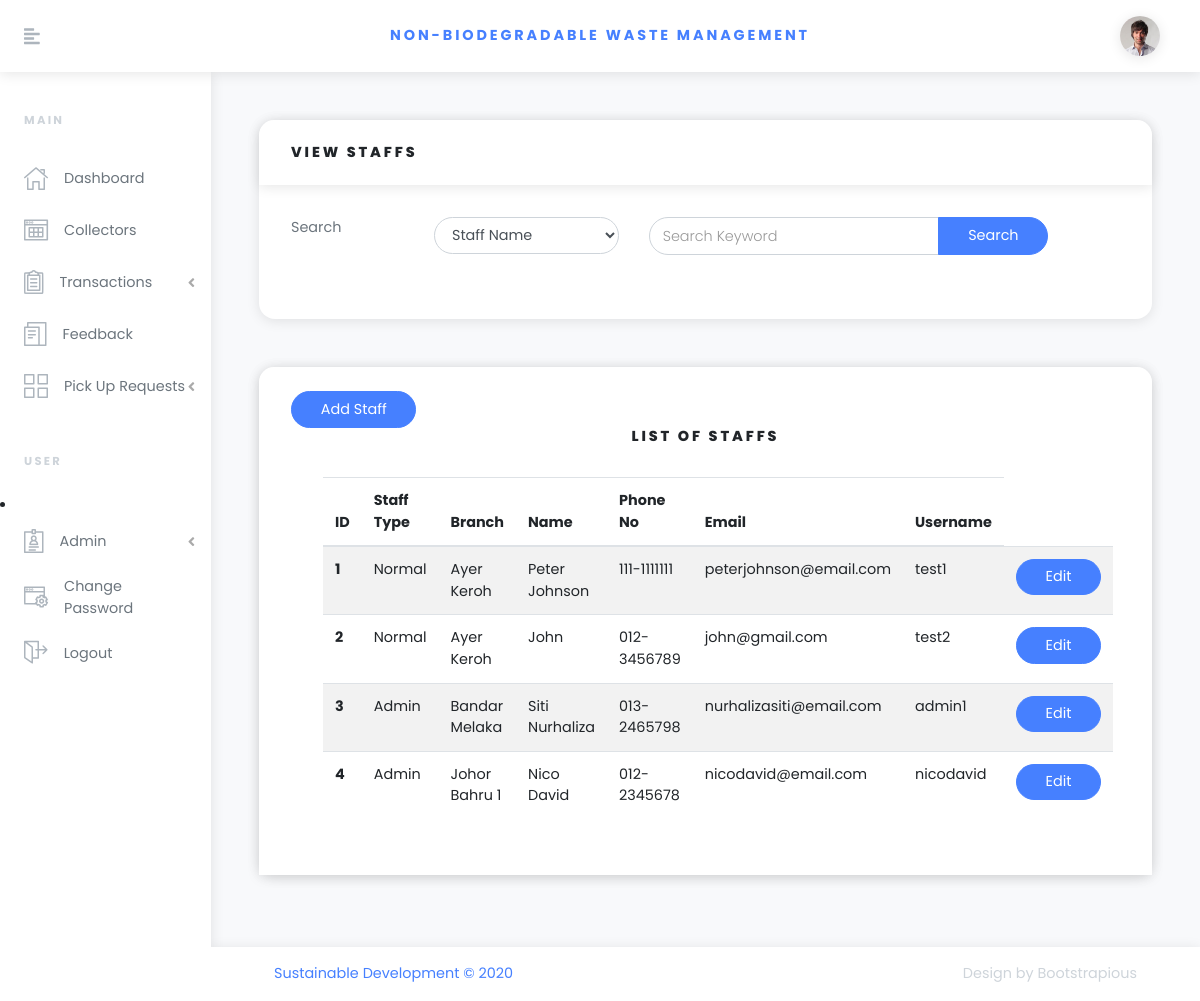
Page /viewstaffs.php (signed in) on the committed database.
### tables this page shows
CREATE TABLE `staff` (
  `id` int(20) NOT NULL AUTO_INCREMENT,
  `cp_id` int(20) DEFAULT NULL,
  `name` varchar(50) NOT NULL,
  `email` varchar(400) DEFAULT NULL,
  `contact_no` varchar(20) DEFAULT NULL,
  `staff_username` varchar(20) DEFAULT NULL,
  `password` varchar(200) DEFAULT NULL,
  `type` varchar(20) DEFAULT 'Normal',
  PRIMARY KEY (`id`)
);

CREATE TABLE `collection_point` (
  `id` int(20) NOT NULL AUTO_INCREMENT,
  `name` varchar(200) NOT NULL,
  `phone_no` varchar(20) DEFAULT NULL,
  `fax_no` varchar(20) DEFAULT NULL,
  `social_media_tag` char(100) DEFAULT NULL,
  `address` varchar(300) DEFAULT NULL,
  `state` varchar(50) DEFAULT NULL,
  PRIMARY KEY (`id`)
);

### model/connection.php (called while the page is built, shortened)
<?php
class Connection
{
  private $mysqli = null;
  public function connect()
  {
    $this->mysqli = new mysqli(self::DB_HOST, self::DB_USER, self::DB_PASSWORD, self::DB_NAME);
    if ($this->mysqli->connect_errno)
    {
      echo $this->mysqli->connect_errno;
      echo $this->mysqli->connect_error;
      return false;
    }
    else
    {
      return true;
    }
  }
  public function query($str)
  {
    if ($result = $this->mysqli->query($str))
    {
      return $result->fetch_all(MYSQLI_ASSOC);
    }
    else
    {
      echo $this->mysqli->connect_errno;
      echo $this->mysqli->error;
      return array();
    }
  }
}
?>

### model/model.php (called while the page is built, shortened)
<?php
require_once 'connection.php';
class Model
{
  private static function generate_array($result)
  {
    $array = array();
    foreach ($result as $entry)
    {
      $var = new $class();
      $var->set_data($entry);
      array_push($array, $var);
    }
    return $array;
  }
  public static function all()
  {
    $result = $GLOBALS['connection']->query("SELECT * FROM ".static::TABLE_NAME);
    return static::generate_array($result);
  }
  public static function find($cond = '*')
  {
    $query = "SELECT * FROM ".static::TABLE_NAME." WHERE ".$cond." LIMIT 1 OFFSET 0";
    $result = $GLOBALS['connection']->query($query);
    if (count($result) == 0)
    {
      return null;
    }
    else
    {
      $array = static::generate_array($result);
      return $array[0];
    };
  }
  public static function get($id)
  {
    $query = "SELECT * FROM ".static::TABLE_NAME." WHERE id = ".$id;
    $result = $GLOBALS['connection']->query($query);
    if (count($result) > 0)
    {
      $var = new $class();
      $var->set_data($result[0]);
      return $var;
    }
    else
    {
      return null;
    }
  }
}
?>

### model/staff.php (called while the page is built, shortened)
<?php
require_once "model.php";
Class Staff extends Model
{
  public function __construct()
  {
    $this->data = ["id" => 0, "cp_id" => 0, "name" => "", "email" => "", "contact_no" => "", "staff_username" => "", "password" => "", "type" => ""];
  }
  public function get_id()
  {
    return $this->data['id'];
  }
  public function get_cp_id()
  {
    return $this->data['cp_id'];
  }
  public function get_name()
  {
    return $this->data['name'];
  }
  public function get_email()
  {
    return $this->data['email'];
  }
  public function get_contact_no()
  {
    return $this->data['contact_no'];
  }
  public function get_staff_username()
  {
    return $this->data['staff_username'];
  }
  public function get_type()
  {
    return $this->data['type'];
  }
  public function set_data($source)
  {
    $this->data['id'] = intval($source['id']);
    $this->data['cp_id'] = intval($source['cp_id']);
    $this->data['name'] = $source['name'];
    $this->data['email'] = $source['email'];
    $this->data['contact_no'] = $source['contact_no'];
    $this->data['staff_username'] = $source['staff_username'];
	$this->data['type'] = $source['type'];
  }
}
?>

### model/collection_point.php (called while the page is built, shortened)
<?php
require_once "model.php";
Class Collection_Point extends Model
{
  public function __construct()
  {
    $this->data = ["id" => 0, "name" => "", "phone_no" => "", "fax_no" => "", "social_media_tag" => "", "address" => "", "state" => ""];
  }
  public function get_name()
  {
    return $this->data['name'];
  }
  public function set_data($source)
  {
    $this->data['name'] = $source['name'];
  }
}
?>

### viewstaffs.php (the view, shortened to what this page needs)
<!DOCTYPE html>
<!DOCTYPE html>
<html>
<head>
    <link rel="stylesheet" href="vendor/bootstrap/css/bootstrap.min.css">
    <link rel="stylesheet" href="https://use.fontawesome.com/releases/v5.3.1/css/all.css">
    <link rel="stylesheet" href="css/orionicons.css">
    <link rel="stylesheet" href="css/style.default.css" id="theme-stylesheet">
    <link rel="stylesheet" href="css/custom.css">
</head>
<body>
    <?php include("header.php"); ?>
    <div class="d-flex align-items-stretch">
        <?php include("sidebar.php"); ?>
        <div class="page-holder w-100 d-flex flex-wrap">
            <div class="container-fluid px-xl-5">
                <section class="py-5">
                    <div class="row">
                        <div class="col-lg-12 mb-5">
                            <div class="card">
                                <div class="card-header">
                                    <h3 class="h6 text-uppercase mb-0">View Staffs</h3>
                                </div>
                                <div class="card-body">
                                    <form class="form-horizontal" action="viewstaffs_post.php" method="post">
                                        <div class="form-group row">
                                            <label class="col-md-2 form-control-label">Search</label>
                                            <div class="col-md-9">
                                                <div class="row">
                                                    <div class="col-md-4">
                                                        <select class="form-control" name="search_by">
                                                            <?php
                                                            $search_attribute = "";
                                                            $option_names = array("Staff Name", "Branch Name", "Staff Type", "Username");
                                                            $option_values = array("name", "branch", "type", "username");
                                                            for ($index = 0; $index < count($option_names); $index++) {
                                                                $option_name = $option_names[$index];
                                                                $option_value = $option_values[$index];
                                                                if ($option_value == $search_attribute) {
                                                                    echo "<option value=\"$option_value\" selected>$option_name</option>";
                                                                } else {
                                                                    echo "<option value=\"$option_value\">$option_name</option>";
                                                                }
                                                            }
                                                            ?>
                                                        </select>
                                                    </div>
                                                    <div class="col-md-8">
                                                        <div class="form-group">
                                                            <div class="input-group mb-3">
                                                                <?php
                                                                $search_keyword = "";
                                                                if ($search_keyword == "") {
                                                                    echo "<input type=\"text\" placeholder=\"Search Keyword\" aria-label=\"Search Keyword\" ";
                                                                    echo "aria-describedby=\"button-search\" name=\"search_keyword\" class=\"form-control\">";
                                                                } else {
                                                                    echo "<input type=\"text\" placeholder=\"Search Keyword\" aria-label=\"Search Keyword\" ";
                                                                    echo "aria-describedby=\"button-search\" name=\"search_keyword\" value=\"$search_keyword\"";
                                                                    echo " class=\"form-control\">";
                                                                }
                                                                ?>
                                                                <div class="input-group-append">
                                                                    <button id="button-search" type="submit" name="search" class="btn btn-primary">Search</button>
                                                                </div>
                                                            </div>
                                                        </div>
                                                    </div>
                                                </div>
                                            </div>
                                        </div>
                                    </form>
                                </div>
                            </div>
                        </div>
                        <div class="col-lg-12 mb-4" style="margin: auto">
                            <div class="card">
                                <div class="card-header">
                                    <form>
                                        <button id="button-add" type="submit" name="add" class="btn btn-primary" formaction="addstaff.php" formmethod="post">Add Staff</button>
                                    </form>
                                    <h6 class="text-uppercase mb-0" style="text-align: center;">List of Staffs</h6>
                                    <div class="card-body">
                                        <table class="table table-striped table-hover card-text" id="transaction_table">
                                            <thead>
                                                <tr>
                                                    <th>ID</th>
                                                    <th>Staff Type</th>
                                                    <th>Branch</th>
                                                    <th>Name</th>
                                                    <th>Phone No</th>
                                                    <th>Email</th>
                                                    <th>Username</th>
                                                </tr>
                                            </thead>
                                            <tbody>
                                                <?php
                                                $items = array();
                                                if (isset($_SESSION["search_result"])) {
                                                    $items = unserialize(serialize($_SESSION["search_result"]));
                                                    $_SESSION["search_result"] = null;
                                                } else {
                                                    $items = Staff::all();
                                                }
                                                foreach ($items as $item) {
                                                    $item_id = $item->get_id();
                                                    echo "<tr>";
                                                    echo "<th scope=\"row\">" . $item_id . "</th>";
                                                    echo "<td>" . $item->get_type() . "</td>";
                                                    $branch_id = $item->get_cp_id();
                                                    $branch = Collection_Point::find("id=" . $branch_id);
                                                    echo "<td>" . $branch->get_name() . "</td>";
                                                    echo "<td>" . $item->get_name() . "</td>";
                                                    echo "<td>" . $item->get_contact_no() . "</td>";
                                                    echo "<td>" . $item->get_email() . "</td>";
                                                    echo "<td>" . $item->get_staff_username() . "</td>";
                                                    echo "<form>";
                                                    echo "<td><button type='submit' class='btn btn-primary' name='edit' formmethod='post' formaction='editstaff.php'>Edit</button></td>";
                                                    echo "</form>";
                                                    echo "</tr>";
                                                }
                                                ?>
                                            </tbody>
                                        </table>
                                    </div>
                                </div>
                            </div>
                        </div>
                    </div>
                </section>
            </div>
            <?php include("footer.php"); ?>
        </div>
    </div>
</body>
</html>

### rows in the picture
staff: id "1", type "Normal", collection_point.name "Ayer Keroh", name "Peter Johnson", contact_no "111-1111111", email "peterjohnson@email.com", staff_username "test1"
staff: id "2", type "Normal", name "John", contact_no "012-3456789", email "john@gmail.com", staff_username "test2"
collection_point: name "Ayer Keroh"
staff: id "3", type "Admin", name "Siti Nurhaliza", contact_no "013-2465798", email "nurhalizasiti@email.com", staff_username "admin1"
collection_point: name "Bandar Melaka"
staff: id "4", type "Admin", collection_point.name "Johor Bahru 1", name "Nico David", contact_no "012-2345678", email "nicodavid@email.com", staff_username "nicodavid"

### other values in the picture
form field search_by "Staff Name"
